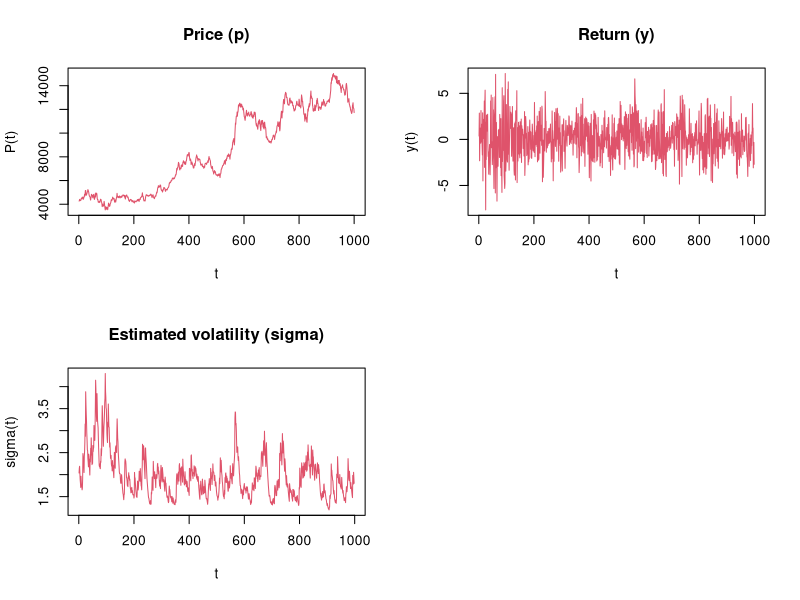

Generate this figure with R:
##
##  GARCH (1, 1) model: Maximum likelihood estimation
##
##  y(t) = a + b * y(t-1) + e(t)
##  e(t) = sig(t) * z(t)
##  sig(t)^2 = omega + beta * sig(t-1)^2 + alpha * e(t-1)^2
##  omega > 0, beta >= 0, alpha >= 0
##  z(t) ~ N(0, 1)
##

##--- initial setup ---##
rm(list=ls())
gc()
gc()


##--- load data ---##

vp <- as.matrix(read.csv("lecture3_data.csv"))      # price data

nsp <- length(vp)      # sample size for original price series
vlp <- log(vp)         # log price

vy <- (vlp[2:nsp] - vlp[1:(nsp-1)]) * 100    # compute return


##--- 1st step: regression for return equation ---##

ns <- length(vy)                  # sample size for return series
nsi <- ns - 1
vyi <- matrix(vy[2:ns], nsi, 1)             # dependent variable
mxi <- cbind(matrix(1, nsi, 1), vy[1:nsi])  # independent variables

nki <- ncol(mxi)
mx2 <- solve(t(mxi) %*% mxi)
vb  <- mx2 %*% (t(mxi) %*% vyi)   # OLS estimator

vei <- vyi - mxi %*% vb           # residuals
drss <- t(vei) %*% vei            # sum of squared residuals
ds2 <- drss / (nsi - nki)         # variance estimator
mS <- sum(ds2) * mx2              # covariance matrix
vbs <- sqrt(diag(mS))             # standard errors

cat('\n[1st-step result: OLS estimator (std.err.)]')
cat('\n a =', sprintf('%.4f', vb[1]))
cat(' (', sprintf('%.4f', vbs[1]), ')')
cat('\n b =', sprintf('%.4f', vb[2]))
cat(' (', sprintf('%.4f', vbs[2]), ')')


##--- 2nd step: maximum likelihood estimation for GARCH part ---##

doi <- 0.1    # initial value: omega
dbi <- 0.8    #                beta
dai <- 0.1    #                alpha

## function to compute (negative) log-likelihood of GARCH model
NLL <- function(vpar, ve) {

  nse <- length(ve)

  domeg <- vpar[1]    # omega
  dbeta <- vpar[2]    # beta
  dalph <- vpar[3]    # alpha

  if (domeg > 0 && dbeta >= 0 && dalph >= 0 && (dbeta + dalph) < 1) {

  dini <- domeg / (1 - dbeta - dalph)   # initial volatility: stationary mean

  ve2 <- ve^2
  vsig2 <- matrix(0, nse, 1)

  vsig2[1] <- dini     # initial volatility: sig(1)
  vsig2[2] <- domeg + dbeta * vsig2[1] + dalph * ve2[1]
  for (t in 2:(nse-1)) {
    vsig2[t+1] <- domeg + dbeta * vsig2[t] + dalph * ve2[t]
  }

  dlik <- -0.5 * sum(log(vsig2) + ve2 / vsig2)   # log-likelihood

  } else {
    dlik <- - 10^10
  }

  return(- dlik)        # negative log-likelihood
}
## function ends

mle <- nlm(NLL, cbind(doi, dbi, dai), ve = vei, hessian=T)    # minimize negative log-likelihood

vparm <- mle$estimate   # MLE
vpars <- sqrt(diag(solve(mle$hessian)))  # MLE standard error

cat('\n\n[2nd-step result: MLE estimator (std.err.)]')
cat('\n omega =', sprintf('%.4f', vparm[1]))
cat(' (', sprintf('%.4f', vpars[1]), ')')
cat('\n beta  =', sprintf('%.4f', vparm[2]))
cat(' (', sprintf('%.4f', vpars[2]), ')')
cat('\n alpha =', sprintf('%.4f', vparm[3]))
cat(' (', sprintf('%.4f', vpars[3]), ')')


##--- compute volatility ---##

domeg <- vparm[1]    # omega
dbeta <- vparm[2]    # beta
dalph <- vparm[3]    # alpha

dini <- domeg / (1 - dbeta - dalph)   # initial volatility: stationary mean

ve2 <- vei^2
vsig2 <- matrix(0, nsi, 1)

vsig2[1] <- dini     # initial volatility: sig(1)
vsig2[2] <- domeg + dbeta * vsig2[1] + dalph * ve2[1]
for (t in 2:(nsi-1)) {
  vsig2[t+1] <- domeg + dbeta * vsig2[t] + dalph * ve2[t]
}


##--- draw figure ---##

dev.new()
par(mfrow = c(2, 2))
plot(vp, type='l',
     col='2', main='Price (p)',
     xlab='t', ylab='P(t)')
plot(vy, type='l',
     col='2', main='Return (y)',
     xlab='t', ylab='y(t)')
plot(sqrt(vsig2), type='l',
     col='2', main='Estimated volatility (sigma)',
     xlab='t', ylab='sigma(t)')

